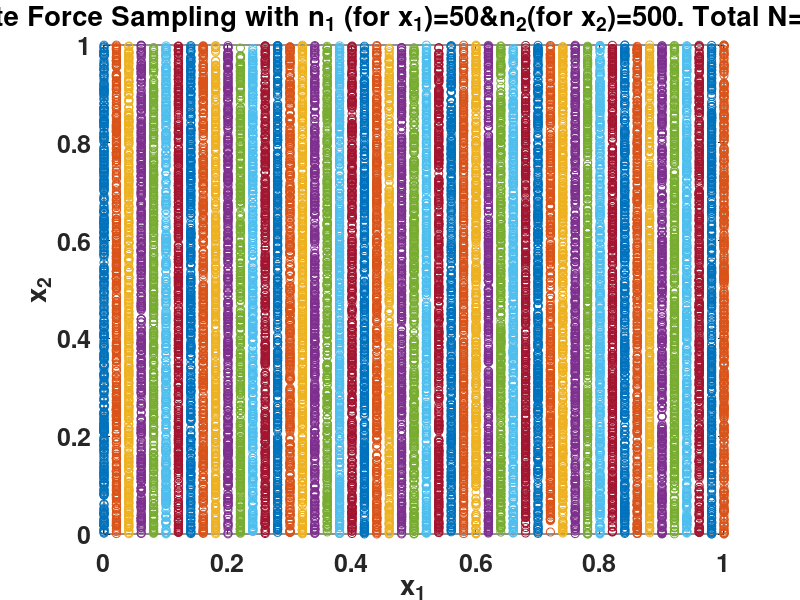

Reproduce this figure in MATLAB.
% This m file creates, plots and saves brute force sampling matrices for
% use with brute force method to calculate Sobol's variance decomposition
% source: Satelli et al (2009) pp164-165

% 17th of July 2016
% Gurkan Sin @DTU Chemical Engineering

% header for file name/savings
clear
close all

hd = 'BruteForceSampling';

%% Define a priori probability distribution of parameters.
% uniform distribution is considered from   [0 1]
par = {'x_1','x_2'};
% specify no of LHS samples
n1 = 50; % number of points at which x1 is fixed
n2 = 500; % number of random samples to evaluate x2
x1=linspace(0,1,n1+1);
figure
for i=1:n1+1
    x1o=x1(i)*ones(1,n2);
    x2=rand(1,n2);
    plot(x1o,x2,'o')
    hold on
    ylabel(par(2))
    xlabel(par(1))
end

%% view results
title(['Brute Force Sampling with n_1 (for x_1)=',num2str(n1),'&','n_2(for x_2)=',num2str(n2),'. Total N=',num2str(n1*n2)])

set(gca,'FontSize',18,'FontWeight','bold')

saveas(1,hd,'tiff')
